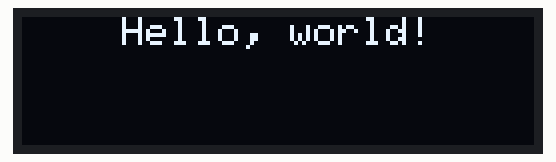
The sketch below on a simulated Arduino Uno, built with avr-gcc and run on an emulated ATmega328P. Parts: 128×32 one-colour display.

Above: at 0.1 s.

The sketch:

hello.ino
```cpp
#include <Wire.h>
#include <Adafruit_GFX.h>
#include <Adafruit_SSD1306.h>

#define SCREEN_WIDTH 128
#define SCREEN_HEIGHT 32

// Déclaration de l'objet pour contrôler l'écran OLED
Adafruit_SSD1306 display(SCREEN_WIDTH, SCREEN_HEIGHT, &Wire, -1);

void setup() {
  // Initialisation de la communication I2C
  Wire.begin();

  // Initialisation de l'écran OLED avec l'adresse I2C 0x3C (par défaut)
  if(!display.begin(SSD1306_SWITCHCAPVCC, 0x3C)) {
    Serial.println(F("SSD1306 allocation failed"));
    for(;;);
  }

  // Effacement de l'écran
  display.clearDisplay();

  // Définition de la taille du texte
  display.setTextSize(1);

  // Définition de la couleur du texte (blanc)
  display.setTextColor(SSD1306_WHITE);

  // Affichage de "Hello, world!" sur l'écran à la position (0,0)
  display.setCursor(25,0);
  display.print("Hello, world!");

  // Affichage de l'ensemble du contenu sur l'écran
  display.display();
}

void loop() {
  // On ne fait rien dans la boucle loop() car nous voulons simplement afficher "Hello World" une seule fois.
}
```
